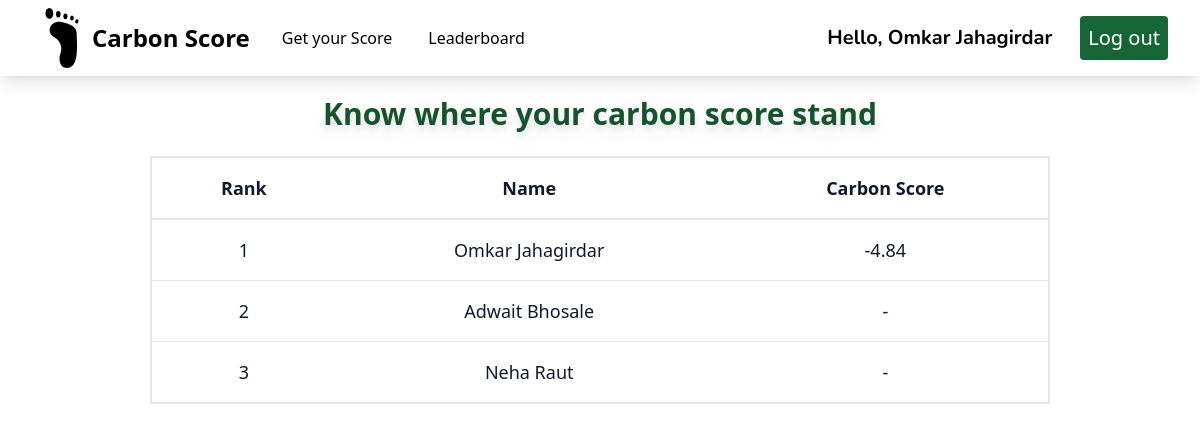
The app's page /leaderboard/ (signed in), older data.
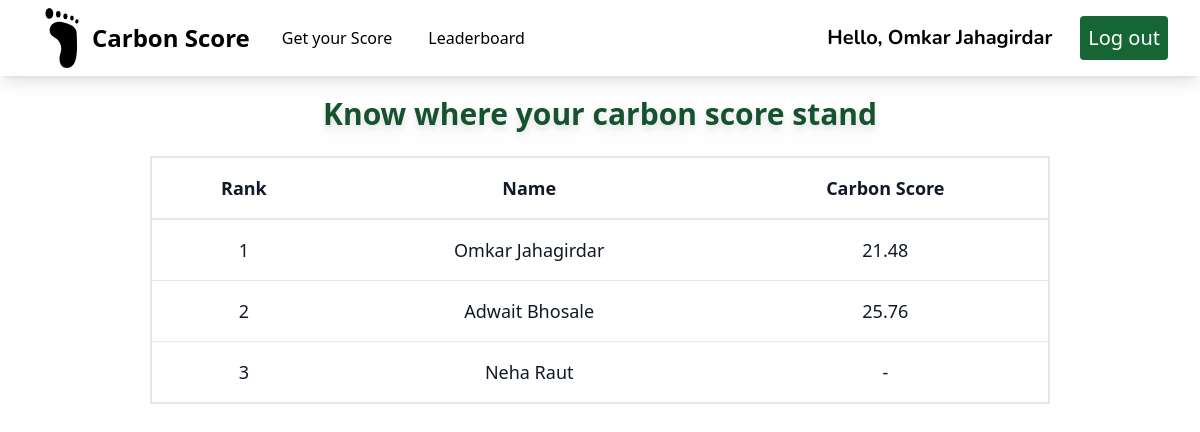
The same page, newer data.
### userauth/models.py (models this page shows, shortened)
class Account(AbstractBaseUser):
    email           = models.EmailField(max_length=50, unique =True)
    fullname        = models.CharField(max_length=20)
    is_admin        = models.BooleanField(default=False)
    is_active       = models.BooleanField(default=True)
    is_staff        = models.BooleanField(default=False)
    is_superuser    = models.BooleanField(default=False)
    date_joined     = models.DateTimeField(verbose_name="date joined", auto_now_add=True)
    objects = MyAccountManager()
    USERNAME_FIELD = 'email'
    REQUIRED_FIELDS = ['fullname',]

### mainapp/models.py (models this page shows, shortened)
class Carbon_Score(models.Model):
    carbon_score    = models.DecimalField(default=0, max_digits=5, decimal_places=2)
    submitted_on = models.DateTimeField(default=timezone.now)
    user = models.ForeignKey(Account, on_delete=models.CASCADE)

### mainapp/views.py (the view)
# urls.py: path('leaderboard/', views.leaderboard, name='leaderboard'),
@login_required_message(message="Please log in, in order to view the requested page.")
@login_required
def leaderboard(request):
    if request.user.is_admin:
        return redirect('adminuser')
    users = Account.objects.filter(is_admin=False).values('fullname', 'id')
    users = list(users)
    for user in users:
        if len(Carbon_Score.objects.filter(user=user['id'])) > 0:
            carbon_score_obj = Carbon_Score.objects.filter(user=user['id']).order_by('-submitted_on')[0]
            carbon_score = carbon_score_obj.carbon_score
            user['carbon_score'] = carbon_score
        else:
            user['carbon_score'] = "-"
    context = {
        'users':users,
    }
    return render(request, 'mainapp/leaderboard.html', context)

### utils/decorator.py (called while the page is built)
def user_passes_test(test_func, message=default_message):
    def decorator(view_func):
        @wraps(view_func)
        def _wrapped_view(request, *args, **kwargs):
            if not test_func(request.user):
                messages.error(request, message)
            return view_func(request, *args, **kwargs)
        return _wrapped_view
    return decorator

def login_required_message(function=None, message=default_message):
    actual_decorator = user_passes_test(
        lambda u: u.is_authenticated, #fixed by removing ()
        message=message,
    )
    if function:
        return actual_decorator(function)
    return actual_decorator

### mainapp/templates/mainapp/leaderboard.html (shortened to what this page needs)
{% extends 'mainapp/base.html' %}
{% load static %}
{% block content %}
<div class= "py-4"></div>
<p class="py-4 text-center text-green-900 text-3xl font-bold pt-16 drop-shadow-lg  hover:underline-offset-8">Know where your carbon score stand </p>
<div class="flex flex-col  overflow-x-hidden">
    <div class="overflow-x-hidden sm:-mx-6 lg:-mx-8">
      <div class="py-2 inline-block min-w-full sm:px-6 lg:px-8">
        <div class="overflow-x-hidden flex justify-center">
          <table class="border border-2 text-center w-3/4">
            <thead class="bg-white border-2">
              <tr>
                <th scope="col" class="text-lg font-bold text-gray-900 px-6 py-4 text-center">
                  Rank
                </th>
                <th scope="col" class="text-lg font-bold text-gray-900 px-6 py-4 text-center">
                  Name
                </th>
                <th scope="col" class="text-lg font-bold text-gray-900 px-6 py-4 text-center">
                  Carbon Score
                </th>
              </tr>
            </thead>
            {% for user in users %}
            <tbody>
              {% if request.user == user %}
              <tr class="bg-white border border-2 border-green-900 text-white transition duration-300 ease-in-out hover:bg-gray-100">
                <td class="px-6 py-4 text-xl font-semibold text-gray-900 cursor-pointer">
                  {{ forloop.counter }}
                </td>
                <td class="text-xl font-semibold text-gray-900 px-6 py-4">
                  {% if request.user == user %}
                    You
                  {% else %}
                    {{ user.fullname }}
                  {% endif %}
                </td>
                <td class="text-xl font-semibold text-gray-900 px-6 py-4">
                  {{ user.carbon_score }}
                </td>
              </tr>
                  {% else %}
              <tr class="bg-white border-b transition duration-300 ease-in-out hover:bg-gray-100">
                <td class="px-6 py-4 text-lg font-medium text-gray-900 cursor-pointer">
                  {{ forloop.counter }}
                </td>
                <td class="text-lg text-gray-900 font-normal px-6 py-4">
                  {% if request.user == user %}
                    You
                  {% else %}
                    {{ user.fullname }}
                  {% endif %}
                </td>
                <td class="text-lg text-gray-900 font-normal px-6 py-4">
                  {{ user.carbon_score }}
                </td>
              </tr>
              {% endif %}
            </tbody>
            {% endfor %}
          </table>
        </div>
      </div>
    </div>
  </div>
{% endblock content %}

### mainapp/templates/mainapp/base.html (shortened to what this page needs)
{% load static %}
<!DOCTYPE html>
<html lang="en" class="scroll-smooth">
<head>
  <script src="https://cdn.tailwindcss.com"></script>
  <script src="https://cdn.tailwindcss.com"></script>
</head>
<body>
  <nav class="bg-white shadow-lg fixed w-full z-10 pb-0">
    <div class="px-8">
      <div class="flex justify-between">
        <div class="flex space-x-7">
          <div>
            <a href="{% url 'home' %}" class="flex items-center py-2">
              <span class="font-bold text-2xl">Carbon Score </span>
            </a>
          </div>
          <div class="flex justify-between items-center hover:bg-gray-300 p-1">
            <a href="{% url 'homeappliances' %}" class="font-medium text-md">Get your Score </a>
          </div>
          <div class="flex justify-between items-center hover:bg-gray-300 p-1">
            <a href="{% url 'leaderboard' %}" class="font-medium text-md">Leaderboard </a>
          </div>
        </div>
        <div class="hidden md:flex items-center space-x-3 ">
        {% if user.is_authenticated %}
        <h1 class="px-4 text-xl font-bold font-nunito">Hello, {{ user.fullname }}</h1>
          <form method="POST" action="{% url 'logout' %}">
            <button class="py-2 px-2 text-xl font-medium text-white rounded bg-green-800 transition duration-300 " type="submit">Log out</button>
        </form>
        {% endif %}
      </div>
      </div>
    </div>
</nav>
  {% block content %}{% endblock content %}
</body>
</html>

Row changes from the older to the newer data that the page shows:
changed Account "Omkar Jahagirdar": carbon_score "-4.84" → "21.48"
changed Account "Adwait Bhosale": carbon_score "-" → "25.76"
